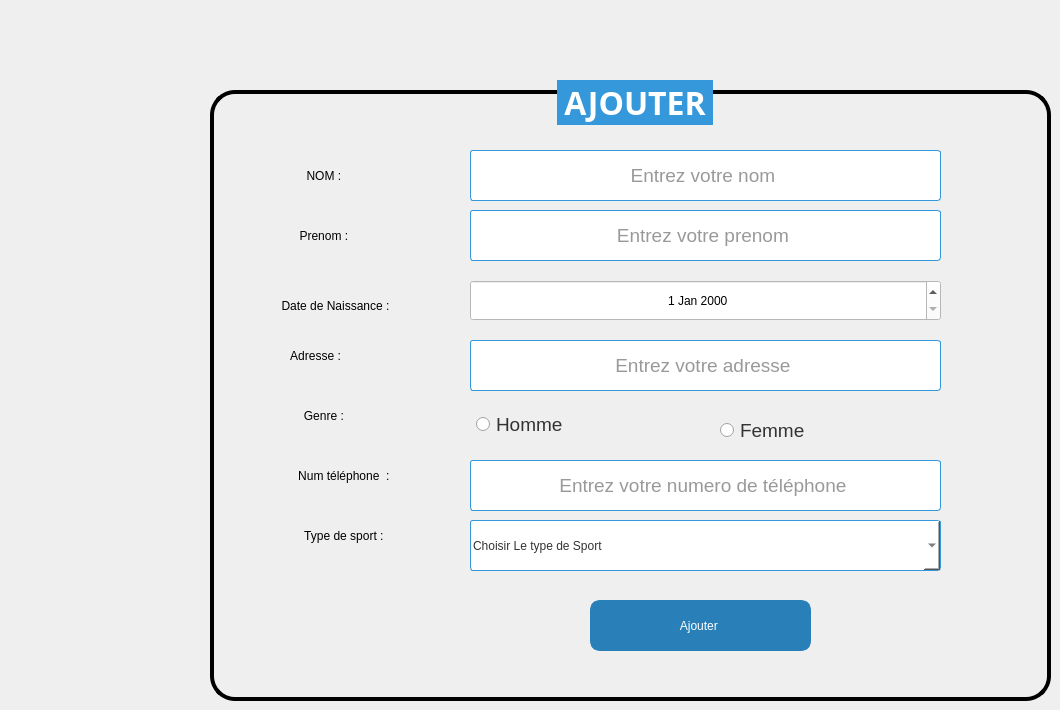
    <widget class="QWidget" name="Ajouter">
     <attribute name="title">
      <string>Ajouter</string>
     </attribute>
     <widget class="QGroupBox" name="groupBox">
      <property name="geometry">
       <rect>
        <x>210</x>
        <y>80</y>
        <width>841</width>
        <height>621</height>
       </rect>
      </property>
      <property name="font">
       <font>
        <family>Trebuchet MS</family>
        <pointsize>24</pointsize>
        <weight>75</weight>
        <bold>true</bold>
       </font>
      </property>
      <property name="styleSheet">
       <string notr="true">/* Style de base pour la QGroupBox */
QGroupBox {
    border: 4px solid #000000; /* Bordure bleue */
    border-radius: 25px; /* Coins arrondis */
    margin-top: 10px; /* Marge en haut */
}

/* Style du titre de la QGroupBox */
QGroupBox::title {
    subcontrol-origin: margin;
    subcontrol-position: top center;
    padding: 0 3px;
    background-color: #3498db; /* Fond bleu pour le titre */
    color: #ffffff; /* Texte blanc pour le titre */
}

/* Style des QLabel à l'intérieur de la QGroupBox */
QLabel {
    color: #000000; /* Couleur du texte */
}

/* Style des QRadioButton à l'intérieur de la QGroupBox */
QRadioButton {
    color: #333333; /* Couleur du texte */
}

/* Style des QComboBox à l'intérieur de la QGroupBox */
QComboBox {
    background-color: #ffffff; /* Fond blanc */
    color: #333333; /* Couleur du texte */
    border: 1px solid #3498db; /* Bordure bleue */
    border-radius: 3px; /* Coins arrondis */
    padding: 2px; /* Espacement interne */
}

/* Style des QLineEdit à l'intérieur de la QGroupBox */
QLineEdit {
    background-color: #ffffff; /* Fond blanc */
    color: #333333; /* Couleur du texte */
    border: 1px solid #3498db; /* Bordure bleue */
    border-radius: 3px; /* Coins arrondis */
    padding: 2px; /* Espacement interne */
}

/* Style des QSpinBox à l'intérieur de la QGroupBox */
QSpinBox {
    background-color: #ffffff; /* Fond blanc */
    color: #333333; /* Couleur du texte */
    border: 1px solid #3498db; /* Bordure bleue */
    border-radius: 3px; /* Coins arrondis */
    padding: 2px; /* Espacement interne */
}

/* Style général pour les widgets lorsqu'ils sont désactivés */
QWidget:disabled {
    background-color: #f0f0f0; /* Fond gris clair pour les widgets désactivés */
    color: #a0a0a0; /* Couleur du texte grise pour les widgets désactivés */
}</string>
      </property>
      <property name="title">
       <string>AJOUTER</string>
      </property>
      <property name="alignment">
       <set>Qt::AlignCenter</set>
      </property>
      <widget class="QLabel" name="label">
       <property name="geometry">
        <rect>
         <x>50</x>
         <y>80</y>
         <width>131</width>
         <height>31</height>
        </rect>
       </property>
       <property name="styleSheet">
        <string notr="true">font: italic 14pt &quot;Times New Roman&quot;;</string>
       </property>
       <property name="text">
        <string>NOM : </string>
       </property>
       <property name="alignment">
        <set>Qt::AlignCenter</set>
       </property>
      </widget>
      <widget class="QLabel" name="label_2">
       <property name="geometry">
        <rect>
         <x>50</x>
         <y>140</y>
         <width>131</width>
         <height>31</height>
        </rect>
       </property>
       <property name="styleSheet">
        <string notr="true">font: italic 14pt &quot;Times New Roman&quot;;</string>
       </property>
       <property name="text">
        <string>Prenom : </string>
       </property>
       <property name="alignment">
        <set>Qt::AlignCenter</set>
       </property>
      </widget>
      <widget class="QLabel" name="label_3">
       <property name="geometry">
        <rect>
         <x>40</x>
         <y>210</y>
         <width>171</width>
         <height>31</height>
        </rect>
       </property>
       <property name="styleSheet">
        <string notr="true">font: italic 14pt &quot;Times New Roman&quot;;</string>
       </property>
       <property name="text">
        <string>Date de Naissance :</string>
       </property>
       <property name="alignment">
        <set>Qt::AlignCenter</set>
       </property>
      </widget>
      <widget class="QLabel" name="label_4">
       <property name="geometry">
        <rect>
         <x>40</x>
         <y>260</y>
         <width>131</width>
         <height>31</height>
        </rect>
       </property>
       <property name="styleSheet">
        <string notr="true">font: italic 14pt &quot;Times New Roman&quot;;</string>
       </property>
       <property name="text">
        <string>Adresse :</string>
       </property>
       <property name="alignment">
        <set>Qt::AlignCenter</set>
       </property>
      </widget>
      <widget class="QLabel" name="label_5">
       <property name="geometry">
        <rect>
         <x>50</x>
         <y>320</y>
         <width>131</width>
         <height>31</height>
        </rect>
       </property>
       <property name="styleSheet">
        <string notr="true">font: italic 14pt &quot;Times New Roman&quot;;</string>
       </property>
       <property name="text">
        <string>Genre : </string>
       </property>
       <property name="alignment">
        <set>Qt::AlignCenter</set>
       </property>
      </widget>
      <widget class="QLabel" name="label_6">
       <property name="geometry">
        <rect>
         <x>40</x>
         <y>380</y>
         <width>191</width>
         <height>31</height>
        </rect>
       </property>
       <property name="styleSheet">
        <string notr="true">font: italic 14pt &quot;Times New Roman&quot;;</string>
       </property>
       <property name="text">
        <string>Num téléphone  : </string>
       </property>
       <property name="alignment">
        <set>Qt::AlignCenter</set>
       </property>
      </widget>
      <widget class="QLineEdit" name="lineedit_nom">
       <property name="geometry">
        <rect>
         <x>260</x>
         <y>70</y>
         <width>471</width>
         <height>51</height>
        </rect>
       </property>
       <property name="font">
        <font>
         <pointsize>14</pointsize>
        </font>
       </property>
       <property name="alignment">
        <set>Qt::AlignCenter</set>
       </property>
       <property name="placeholderText">
        <string>Entrez votre nom </string>
       </property>
      </widget>
      <widget class="QLineEdit" name="lineedit_prenom">
       <property name="geometry">
        <rect>
         <x>260</x>
         <y>130</y>
         <width>471</width>
         <height>51</height>
        </rect>
       </property>
       <property name="font">
        <font>
         <pointsize>14</pointsize>
        </font>
       </property>
       <property name="alignment">
        <set>Qt::AlignCenter</set>
       </property>
       <property name="placeholderText">
        <string>Entrez votre prenom </string>
       </property>
      </widget>
      <widget class="QLineEdit" name="lineedit_adresse">
       <property name="geometry">
        <rect>
         <x>260</x>
         <y>260</y>
         <width>471</width>
         <height>51</height>
        </rect>
       </property>
       <property name="font">
        <font>
         <pointsize>14</pointsize>
        </font>
       </property>
       <property name="alignment">
        <set>Qt::AlignCenter</set>
       </property>
       <property name="placeholderText">
        <string>Entrez votre adresse </string>
       </property>
      </widget>
      <widget class="QLineEdit" name="lineedit_tel">
       <property name="geometry">
        <rect>
         <x>260</x>
         <y>380</y>
         <width>471</width>
         <height>51</height>
        </rect>
       </property>
       <property name="font">
        <font>
         <pointsize>14</pointsize>
        </font>
       </property>
       <property name="alignment">
        <set>Qt::AlignCenter</set>
       </property>
       <property name="placeholderText">
        <string>Entrez votre numero de téléphone </string>
       </property>
      </widget>
      <widget class="QRadioButton" name="radiobutton_homme">
       <property name="geometry">
        <rect>
         <x>266</x>
         <y>329</y>
         <width>151</width>
         <height>31</height>
        </rect>
       </property>
       <property name="font">
        <font>
         <pointsize>14</pointsize>
        </font>
       </property>
       <property name="text">
        <string>Homme</string>
       </property>
      </widget>
      <widget class="QRadioButton" name="radiobutton_femme">
       <property name="geometry">
        <rect>
         <x>510</x>
         <y>340</y>
         <width>151</width>
         <height>20</height>
        </rect>
       </property>
       <property name="font">
        <font>
         <pointsize>14</pointsize>
        </font>
       </property>
       <property name="text">
        <string>Femme</string>
       </property>
      </widget>
      <widget class="QLabel" name="label_13">
       <property name="geometry">
        <rect>
         <x>40</x>
         <y>440</y>
         <width>191</width>
         <height>31</height>
        </rect>
       </property>
       <property name="styleSheet">
        <string notr="true">font: italic 14pt &quot;Times New Roman&quot;;</string>
       </property>
       <property name="text">
        <string>Type de sport : </string>
       </property>
       <property name="alignment">
        <set>Qt::AlignCenter</set>
       </property>
      </widget>
      <widget class="QComboBox" name="combobox">
       <property name="geometry">
        <rect>
         <x>260</x>
         <y>440</y>
         <width>471</width>
         <height>51</height>
        </rect>
       </property>
       <property name="styleSheet">
        <string notr="true">background-color: rgb(255, 255, 255);</string>
       </property>
       <item>
        <property name="text">
         <string>Choisir Le type de Sport</string>
        </property>
       </item>
       <item>
        <property name="text">
         <string>Natation</string>
        </property>
       </item>
       <item>
        <property name="text">
         <string>Paddling</string>
        </property>
       </item>
       <item>
        <property name="text">
         <string>Boating</string>
        </property>
       </item>
       <item>
        <property name="text">
         <string>Kayak</string>
        </property>
       </item>
      </widget>
      <widget class="QPushButton" name="pushButton_ajouter">
       <property name="geometry">
        <rect>
         <x>380</x>
         <y>520</y>
         <width>221</width>
         <height>51</height>
        </rect>
       </property>
       <property name="styleSheet">
        <string notr="true">/* Style de base pour le QPushButton */

QPushButton {
    background-color: #2980b9; /* Bleu légèrement plus foncé que l'arrière-plan global */
    color: #ffffff; /* Texte blanc */
    border: 5px solid #2980b9; /* Bordure bleue */
    border-radius: 10px; /* Coins arrondis */
    padding: 5px 10px; /* Espacement interne */
font: 75 18pt &quot;Times New Roman&quot;;
}

/* Style du QPushButton lorsqu'il est survolé */
QPushButton:hover {
    background-color: #1b6488; /* Bleu plus foncé au survol */
}

/* Style du QPushButton lorsqu'il est pressé (clic) */
QPushButton:pressed {
    background-color: #1a5c7a; /* Bleu encore plus foncé au clic */
}

/* Style du QPushButton lorsqu'il est en focus (tabulation) */
QPushButton:focus {
    outline: none; /* Supprimer le contour par défaut */
    border: 2px solid #1a5c7a; /* Bordure plus foncée lorsqu'en focus */
}

/* Style du QPushButton lorsqu'il est désactivé */
QPushButton:disabled {
    background-color: #b0b0b0; /* Fond gris clair pour les boutons désactivés */
    color: #707070; /* Couleur du texte grise pour les boutons désactivés */
    border: 2px solid #b0b0b0; /* Bordure grise pour les boutons désactivés */
}

/* Style général pour les widgets lorsqu'ils sont désactivés */
QWidget:disabled {
    background-color: #f0f0f0; /* Fond gris clair pour les widgets désactivés */
    color: #a0a0a0; /* Couleur du texte grise pour les widgets désactivés */
}
</string>
       </property>
       <property name="text">
        <string>Ajouter </string>
       </property>
      </widget>
      <widget class="QDateEdit" name="dateedit">
       <property name="geometry">
        <rect>
         <x>260</x>
         <y>200</y>
         <width>471</width>
         <height>41</height>
        </rect>
       </property>
       <property name="minimumSize">
        <size>
         <width>0</width>
         <height>0</height>
        </size>
       </property>
       <property name="styleSheet">
        <string notr="true">background-color: rgb(255, 255, 255);</string>
       </property>
       <property name="alignment">
        <set>Qt::AlignCenter</set>
       </property>
       <property name="specialValueText">
        <string/>
       </property>
      </widget>
     </widget>
    </widget>
